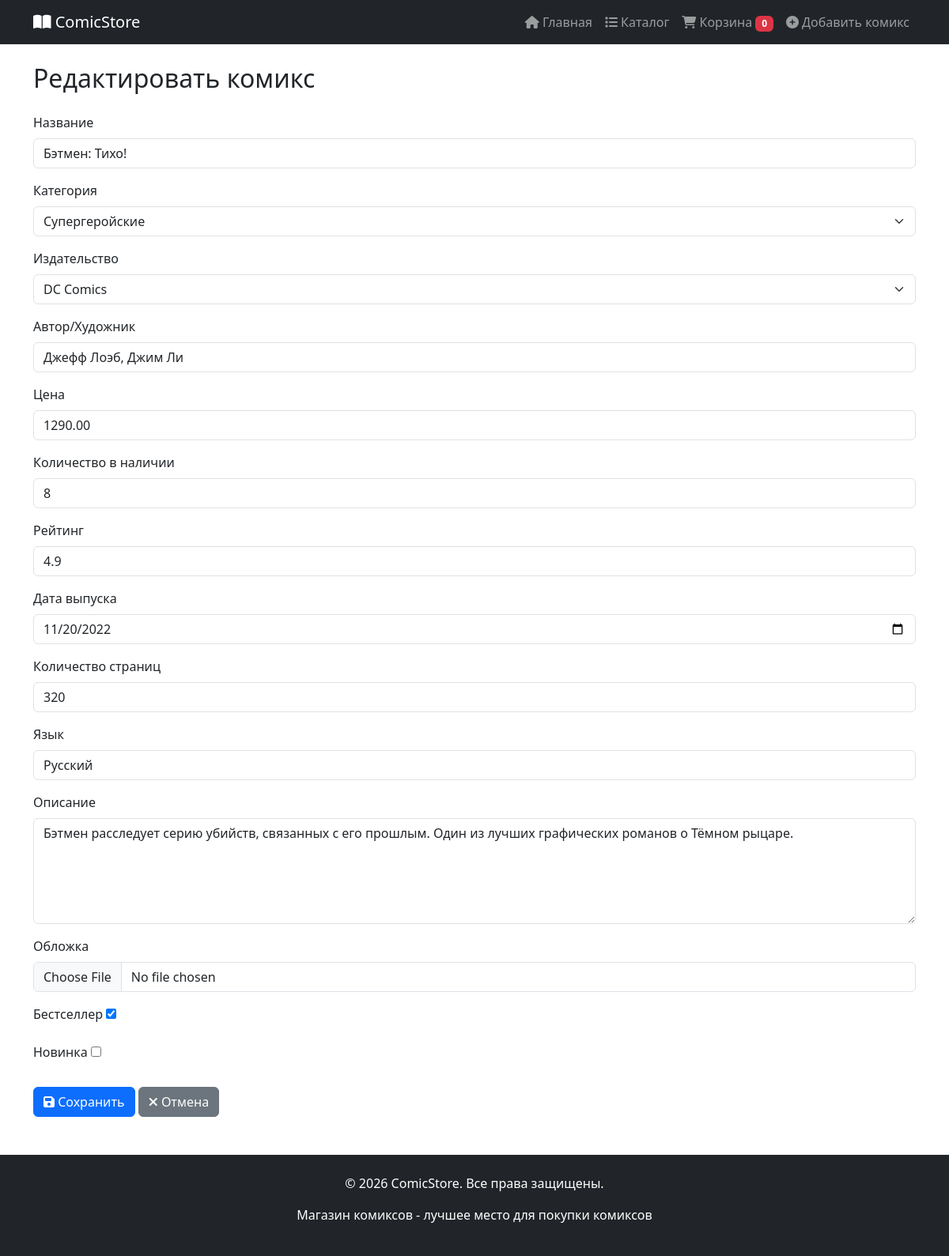
The page /update/batman-tiho/ on the database its author committed.
### store/models.py (models this page shows, shortened)
class Comic(models.Model):
    title = models.CharField('Название', max_length=200)
    slug = models.SlugField('URL', unique=True, max_length=200)
    category = models.ForeignKey(
        Category,
        on_delete=models.CASCADE,
        verbose_name='Категория',
        related_name='comics'
    )
    publisher = models.ForeignKey(
        Publisher,
        on_delete=models.CASCADE,
        verbose_name='Издательство',
        related_name='comics'
    )
    author = models.CharField('Автор/Художник', max_length=200)
    price = models.DecimalField(
        'Цена',
        max_digits=10,
        decimal_places=2,
        validators=[MinValueValidator(0)]
    )
    stock = models.IntegerField(
        'Количество в наличии',
        default=0,
        validators=[MinValueValidator(0)]
    )
    rating = models.FloatField(
        'Рейтинг',
        default=0,
        validators=[MinValueValidator(0), MaxValueValidator(5)]
    )
    release_date = models.DateField('Дата выпуска')
    pages = models.IntegerField('Количество страниц')
    language = models.CharField('Язык', max_length=50, default='Русский')
    description = models.TextField('Описание')
    cover_image = models.ImageField(
        'Обложка',
        upload_to='comics/',
        blank=True,
        null=True
    )
    image_url = models.URLField(
        'Ссылка на изображение',
        max_length=500,
        blank=True,
        null=True,
        help_text='Вставьте ссылку на картинку (будет использоваться вместо загруженного файла)'
    )
    preview_pages = models.JSONField(
    'Страницы отрывка',
    default=list,
    blank=True,
    help_text='Список URL изображений страниц в формате JSON, например ["https://...", "..."]'
    )
    is_bestseller = models.BooleanField('Бестселлер', default=False)
    is_new = models.BooleanField('Новинка', default=True)
    created_at = models.DateTimeField('Дата добавления', auto_now_add=True)
    updated_at = models.DateTimeField('Дата обновления', auto_now=True)
    class Meta:
        verbose_name = 'Комикс'
        verbose_name_plural = 'Комиксы'
        ordering = ['-created_at', 'title']

### store/views.py (the view, shortened to what this page needs)
# urls.py: path('update/<slug:slug>/', views.ComicUpdateView.as_view(), name='comic_update'),
class ComicUpdateView(UpdateView):
    model = Comic
    form_class = ComicForm
    template_name = 'comic_form.html'
    success_url = reverse_lazy('store:comic_list')   # ← исправлено

### store/models.py (called while the page is built)
    def __str__(self):
        return self.name

    def __str__(self):
        return self.name

### store/templates/comic_form.html (shortened to what this page needs)
{% extends 'base.html' %}
{% load static %}
{% block content %}
<div class="container mt-4">
    <h2>{% if form.instance.pk %}Редактировать{% else %}Добавить новый{% endif %} комикс</h2>
    <form method="post" enctype="multipart/form-data" class="mt-4">
        {% for field in form %}
        <div class="mb-3">
            <label for="{{ field.id_for_label }}" class="form-label">{{ field.label }}</label>
            {{ field }}
        </div>
        {% endfor %}
        <div class="mt-4">
            <button type="submit" class="btn btn-primary">
                <i class="fas fa-save"></i> Сохранить
            </button>
            <a href="{% url 'store:comic_list' %}" class="btn btn-secondary">
                <i class="fas fa-times"></i> Отмена
            </a>
        </div>
    </form>
</div>
{% endblock %}

### store/static/store/css/style.css (style rules this page uses)
html, body { height: 100%; margin: 0; }
body { display: flex; flex-direction: column; }

### rows shown on the page
Comic: form "Бэтмен: Тихо!" "Супергеройские" "DC Comics" "Джефф Лоэб, Джим Ли" "1290.00" "8" "4.9" "11/20/2022" "320" "Русский" "Бэтмен расследует серию убийств, связанных с его прошлым. Один из лучших графических романов о Тёмном рыцаре." "☑"

### other values the page prints
{{ field.label }} "Название" "Категория" "Издательство" "Автор/Художник" "Цена" "Количество в наличии" "Рейтинг" "Дата выпуска" "Количество страниц" "Язык" "Описание" "Обложка" "Бестселлер" "Новинка"
